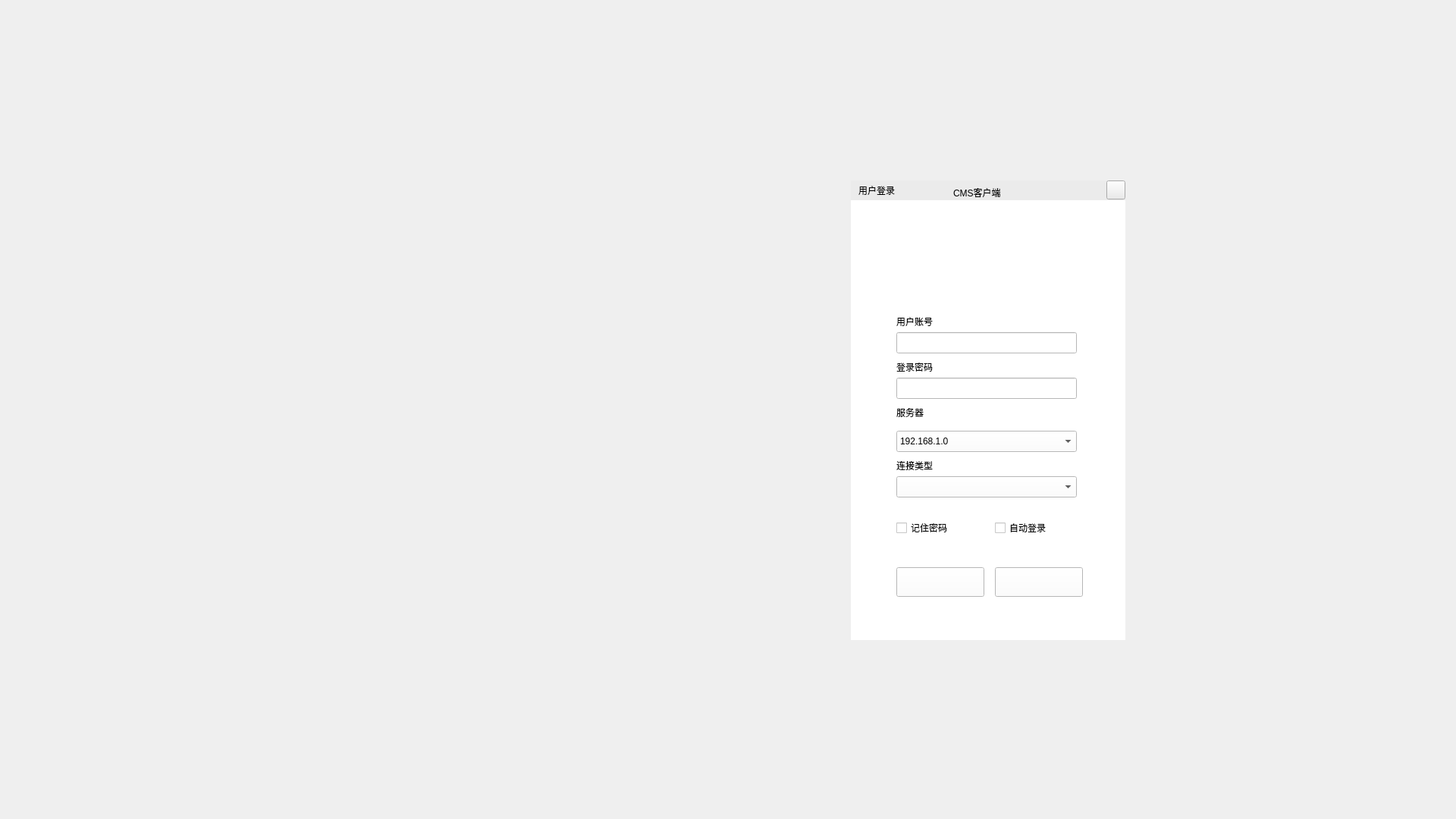
<?xml version="1.0" encoding="UTF-8"?>
<ui version="4.0">
 <class>DuiMainWindow</class>
 <widget class="QMainWindow" name="DuiMainWindow">
  <property name="geometry">
   <rect>
    <x>0</x>
    <y>0</y>
    <width>1920</width>
    <height>1080</height>
   </rect>
  </property>
  <property name="windowTitle">
   <string>MainWindow</string>
  </property>
  <property name="layoutDirection">
   <enum>Qt::LeftToRight</enum>
  </property>
  <property name="styleSheet">
   <string notr="true"/>
  </property>
  <widget class="QWidget" name="centralwidget">
   <property name="styleSheet">
    <string notr="true">QWidget#centralwidget{border-image: url(:/img/lgbackground.png)};</string>
   </property>
   <widget class="QWidget" name="lgwidget" native="true">
    <property name="geometry">
     <rect>
      <x>1122</x>
      <y>238</y>
      <width>362</width>
      <height>606</height>
     </rect>
    </property>
    <property name="minimumSize">
     <size>
      <width>362</width>
      <height>606</height>
     </size>
    </property>
    <property name="styleSheet">
     <string notr="true">background-color: rgb(255, 255, 255);</string>
    </property>
    <widget class="QWidget" name="widget" native="true">
     <property name="geometry">
      <rect>
       <x>0</x>
       <y>0</y>
       <width>362</width>
       <height>26</height>
      </rect>
     </property>
     <property name="styleSheet">
      <string notr="true">background-color: rgb(235, 235, 235);</string>
     </property>
     <widget class="QToolButton" name="toolButton">
      <property name="geometry">
       <rect>
        <x>337</x>
        <y>0</y>
        <width>25</width>
        <height>25</height>
       </rect>
      </property>
      <property name="styleSheet">
       <string notr="true">background-image: url(:/img/lgset.png);</string>
      </property>
      <property name="text">
       <string/>
      </property>
      <property name="checkable">
       <bool>false</bool>
      </property>
     </widget>
     <widget class="QLabel" name="label">
      <property name="geometry">
       <rect>
        <x>10</x>
        <y>0</y>
        <width>120</width>
        <height>25</height>
       </rect>
      </property>
      <property name="styleSheet">
       <string notr="true">font: 75 12pt &quot;黑体&quot;;</string>
      </property>
      <property name="text">
       <string>用户登录</string>
      </property>
      <property name="alignment">
       <set>Qt::AlignLeading|Qt::AlignLeft|Qt::AlignVCenter</set>
      </property>
     </widget>
     <widget class="QLabel" name="label_2">
      <property name="geometry">
       <rect>
        <x>135</x>
        <y>0</y>
        <width>191</width>
        <height>25</height>
       </rect>
      </property>
      <property name="styleSheet">
       <string notr="true">font: 9pt &quot;Adobe Caslon Pro&quot;;
</string>
      </property>
      <property name="frameShape">
       <enum>QFrame::NoFrame</enum>
      </property>
      <property name="text">
       <string>CMS客户端</string>
      </property>
      <property name="alignment">
       <set>Qt::AlignBottom|Qt::AlignLeading|Qt::AlignLeft</set>
      </property>
      <property name="indent">
       <number>-2</number>
      </property>
     </widget>
    </widget>
    <widget class="QWidget" name="widget_2" native="true">
     <property name="geometry">
      <rect>
       <x>60</x>
       <y>58</y>
       <width>230</width>
       <height>77</height>
      </rect>
     </property>
     <property name="styleSheet">
      <string notr="true">background-image: url(:/img/lglogo.png);</string>
     </property>
    </widget>
    <widget class="QLabel" name="LbUsr">
     <property name="geometry">
      <rect>
       <x>60</x>
       <y>180</y>
       <width>54</width>
       <height>12</height>
      </rect>
     </property>
     <property name="text">
      <string>用户账号</string>
     </property>
    </widget>
    <widget class="QLabel" name="LbPw">
     <property name="geometry">
      <rect>
       <x>60</x>
       <y>240</y>
       <width>54</width>
       <height>12</height>
      </rect>
     </property>
     <property name="text">
      <string>登录密码</string>
     </property>
    </widget>
    <widget class="QLabel" name="label_5">
     <property name="geometry">
      <rect>
       <x>60</x>
       <y>300</y>
       <width>54</width>
       <height>12</height>
      </rect>
     </property>
     <property name="text">
      <string>服务器</string>
     </property>
    </widget>
    <widget class="QLabel" name="label_6">
     <property name="geometry">
      <rect>
       <x>60</x>
       <y>370</y>
       <width>54</width>
       <height>12</height>
      </rect>
     </property>
     <property name="text">
      <string>连接类型</string>
     </property>
    </widget>
    <widget class="QPushButton" name="PBtlogin">
     <property name="geometry">
      <rect>
       <x>60</x>
       <y>510</y>
       <width>116</width>
       <height>39</height>
      </rect>
     </property>
     <property name="styleSheet">
      <string notr="true">background-image: url(:/img/lglogin.png);</string>
     </property>
     <property name="text">
      <string/>
     </property>
     <property name="checkable">
      <bool>false</bool>
     </property>
    </widget>
    <widget class="QPushButton" name="PBtquit">
     <property name="geometry">
      <rect>
       <x>190</x>
       <y>510</y>
       <width>116</width>
       <height>39</height>
      </rect>
     </property>
     <property name="styleSheet">
      <string notr="true">background-image: url(:/img/btquit.png);</string>
     </property>
     <property name="text">
      <string/>
     </property>
    </widget>
    <widget class="QCheckBox" name="CkbRp">
     <property name="geometry">
      <rect>
       <x>60</x>
       <y>450</y>
       <width>71</width>
       <height>16</height>
      </rect>
     </property>
     <property name="text">
      <string>记住密码</string>
     </property>
    </widget>
    <widget class="QCheckBox" name="CKbAtLg">
     <property name="geometry">
      <rect>
       <x>190</x>
       <y>450</y>
       <width>71</width>
       <height>16</height>
      </rect>
     </property>
     <property name="text">
      <string>自动登录</string>
     </property>
    </widget>
    <widget class="QLineEdit" name="LEdPw">
     <property name="geometry">
      <rect>
       <x>60</x>
       <y>260</y>
       <width>238</width>
       <height>28</height>
      </rect>
     </property>
     <property name="contextMenuPolicy">
      <enum>Qt::DefaultContextMenu</enum>
     </property>
     <property name="echoMode">
      <enum>QLineEdit::Password</enum>
     </property>
    </widget>
    <widget class="QComboBox" name="CbbSer">
     <property name="geometry">
      <rect>
       <x>60</x>
       <y>330</y>
       <width>238</width>
       <height>28</height>
      </rect>
     </property>
     <property name="sizePolicy">
      <sizepolicy hsizetype="Preferred" vsizetype="Preferred">
       <horstretch>0</horstretch>
       <verstretch>0</verstretch>
      </sizepolicy>
     </property>
     <property name="autoFillBackground">
      <bool>false</bool>
     </property>
     <property name="currentText">
      <string>192.168.1.0</string>
     </property>
     <property name="currentIndex">
      <number>0</number>
     </property>
     <property name="maxVisibleItems">
      <number>10</number>
     </property>
     <item>
      <property name="text">
       <string>192.168.1.0</string>
      </property>
     </item>
    </widget>
    <widget class="QComboBox" name="CbbConType">
     <property name="geometry">
      <rect>
       <x>60</x>
       <y>390</y>
       <width>238</width>
       <height>28</height>
      </rect>
     </property>
     <property name="insertPolicy">
      <enum>QComboBox::InsertAtTop</enum>
     </property>
    </widget>
    <widget class="QLineEdit" name="LEdUsr">
     <property name="geometry">
      <rect>
       <x>60</x>
       <y>200</y>
       <width>238</width>
       <height>28</height>
      </rect>
     </property>
    </widget>
   </widget>
  </widget>
 </widget>
 <resources/>
 <connections/>
</ui>
